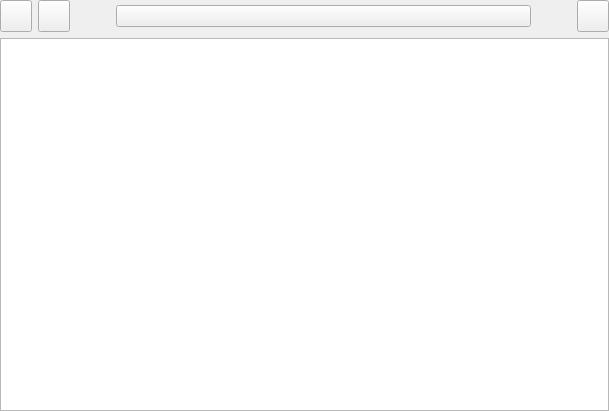
<?xml version="1.0" encoding="UTF-8"?>
<ui version="4.0">
 <class>ChordPatternProxyAttachmentView</class>
 <widget class="QWidget" name="ChordPatternProxyAttachmentView">
  <property name="geometry">
   <rect>
    <x>0</x>
    <y>0</y>
    <width>609</width>
    <height>411</height>
   </rect>
  </property>
  <property name="windowTitle">
   <string>Form</string>
  </property>
  <layout class="QVBoxLayout" name="verticalLayout">
   <property name="leftMargin">
    <number>0</number>
   </property>
   <property name="topMargin">
    <number>0</number>
   </property>
   <property name="rightMargin">
    <number>0</number>
   </property>
   <property name="bottomMargin">
    <number>0</number>
   </property>
   <item>
    <layout class="QHBoxLayout" name="horizontalLayout">
     <item>
      <widget class="QPushButton" name="buttonUp">
       <property name="minimumSize">
        <size>
         <width>32</width>
         <height>32</height>
        </size>
       </property>
       <property name="maximumSize">
        <size>
         <width>32</width>
         <height>32</height>
        </size>
       </property>
       <property name="text">
        <string/>
       </property>
       <property name="icon">
        <iconset resource="../ressources.qrc">
         <normaloff>:/icons/icons/up51.png</normaloff>:/icons/icons/up51.png</iconset>
       </property>
      </widget>
     </item>
     <item>
      <widget class="QPushButton" name="buttonDown">
       <property name="minimumSize">
        <size>
         <width>32</width>
         <height>32</height>
        </size>
       </property>
       <property name="maximumSize">
        <size>
         <width>32</width>
         <height>32</height>
        </size>
       </property>
       <property name="text">
        <string/>
       </property>
       <property name="icon">
        <iconset resource="../ressources.qrc">
         <normaloff>:/icons/icons/down27.png</normaloff>:/icons/icons/down27.png</iconset>
       </property>
      </widget>
     </item>
     <item>
      <spacer name="horizontalSpacer_2">
       <property name="orientation">
        <enum>Qt::Horizontal</enum>
       </property>
       <property name="sizeType">
        <enum>QSizePolicy::Fixed</enum>
       </property>
       <property name="sizeHint" stdset="0">
        <size>
         <width>40</width>
         <height>20</height>
        </size>
       </property>
      </spacer>
     </item>
     <item>
      <widget class="QPushButton" name="buttonOriginal">
       <property name="text">
        <string/>
       </property>
       <property name="icon">
        <iconset resource="../ressources.qrc">
         <normaloff>:/icons/icons/anchor25.png</normaloff>:/icons/icons/anchor25.png</iconset>
       </property>
       <property name="iconSize">
        <size>
         <width>100</width>
         <height>24</height>
        </size>
       </property>
      </widget>
     </item>
     <item>
      <spacer name="horizontalSpacer">
       <property name="orientation">
        <enum>Qt::Horizontal</enum>
       </property>
       <property name="sizeType">
        <enum>QSizePolicy::Fixed</enum>
       </property>
       <property name="sizeHint" stdset="0">
        <size>
         <width>40</width>
         <height>20</height>
        </size>
       </property>
      </spacer>
     </item>
     <item>
      <widget class="QPushButton" name="buttonView">
       <property name="minimumSize">
        <size>
         <width>32</width>
         <height>32</height>
        </size>
       </property>
       <property name="maximumSize">
        <size>
         <width>32</width>
         <height>32</height>
        </size>
       </property>
       <property name="text">
        <string/>
       </property>
       <property name="icon">
        <iconset resource="../ressources.qrc">
         <normaloff>:/icons/icons/war4.png</normaloff>:/icons/icons/war4.png</iconset>
       </property>
      </widget>
     </item>
    </layout>
   </item>
   <item>
    <widget class="ChordPatternEdit" name="textEdit">
     <property name="readOnly">
      <bool>true</bool>
     </property>
    </widget>
   </item>
  </layout>
 </widget>
 <customwidgets>
  <customwidget>
   <class>ChordPatternEdit</class>
   <extends>QTextEdit</extends>
   <header>AttachmentView/chordpatternedit.h</header>
  </customwidget>
 </customwidgets>
 <resources>
  <include location="../ressources.qrc"/>
 </resources>
 <connections/>
</ui>
